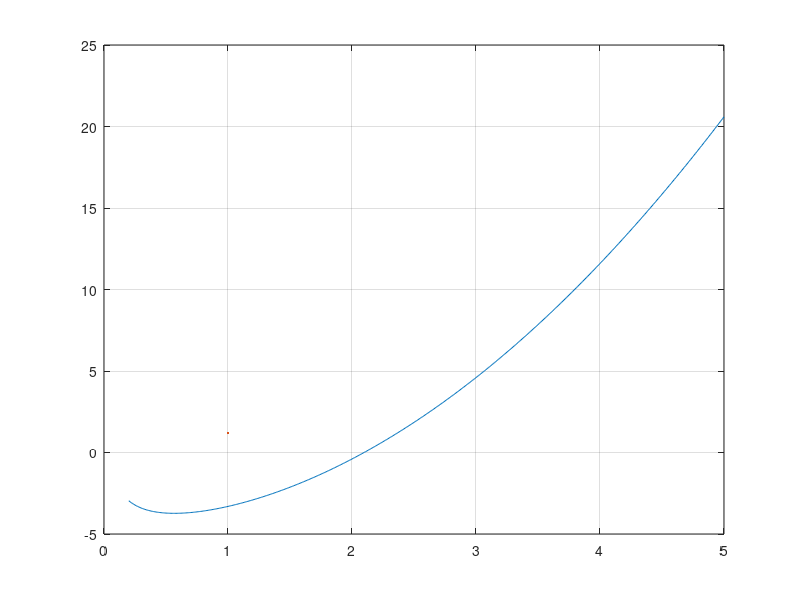

This chart was generated by the following MATLAB code:
fi = @(x) exp(-2*x)./x;

F = @(x) arrayfun(@(t) t.^2 - 2*integral(fi,0.2,t) - 3, x);

q = 0.2:0.01:5;  % rango
y = F(q);
a=0.2;b=5;er1=0.001;t=a
plot(q,y,1.2);grid;

for i=1:100
  x=b-F(b)*(b-a)/(F(b)-F(a));
  if F(x)*F(a)<0 b=x;
    else a=x;end;
    fprintf('%d a%f x%f b%f er%f\n',i,a,x,b,abs(t-x));
  if abs(t-x)<er1 break;end;t=x;

end

